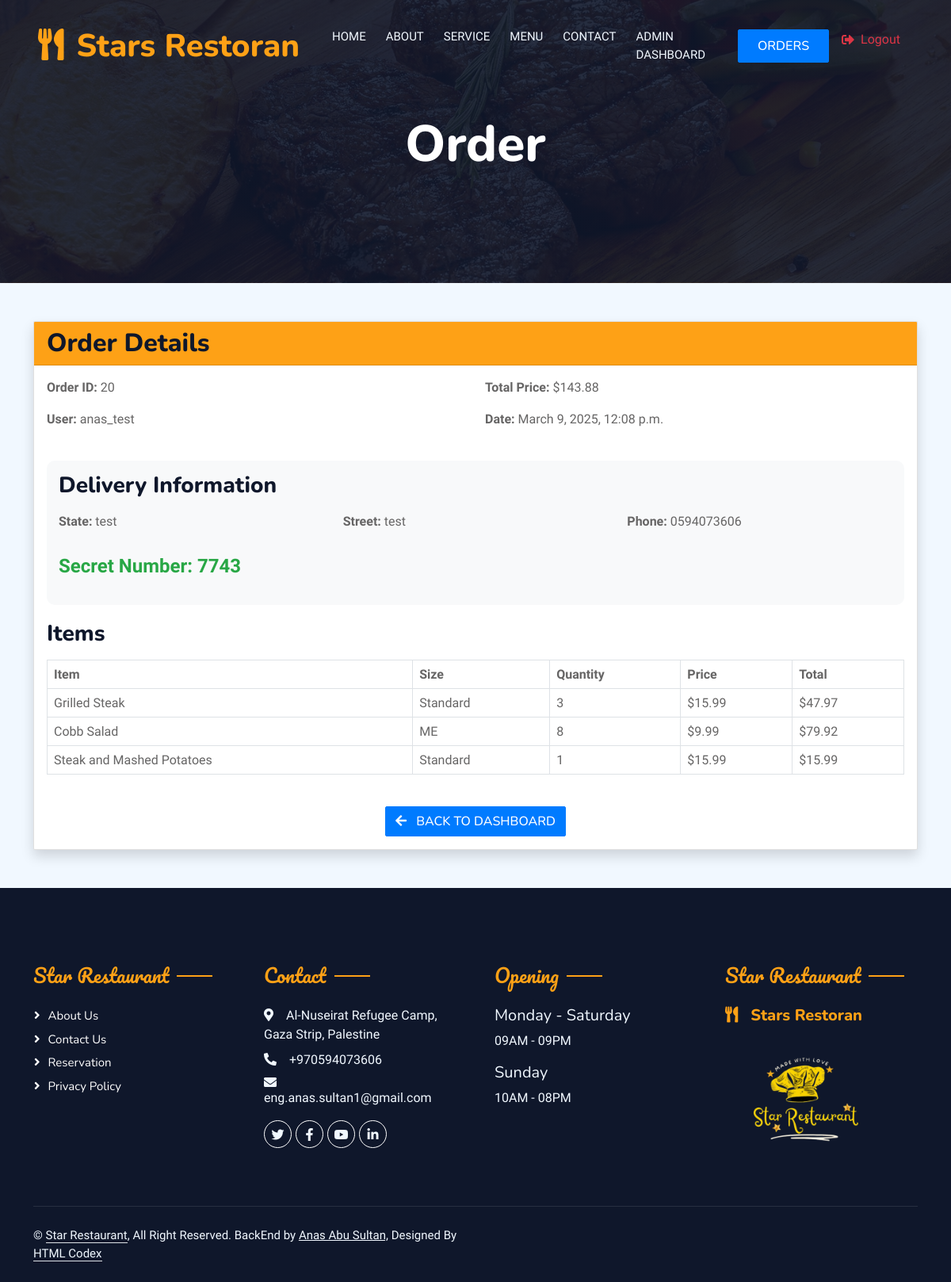
/view_order/20/ (signed in), run on the app's committed database.
### restaurant_app/models.py (models this page shows, shortened)
class Cart(models.Model):
    user = models.ForeignKey(User, on_delete=models.CASCADE, null=True, blank=True)
    created_at = models.DateTimeField(auto_now_add=True)
    updated_at = models.DateTimeField(auto_now=True)
    total_price = models.DecimalField(max_digits=10, decimal_places=2, default=0.0)
    state = models.CharField(max_length=100, blank=True,null=True)
    street = models.CharField(max_length=255, blank=True,null=True)
    phone = models.CharField(max_length=15, blank=True,null=True)
    secret_number = models.IntegerField()
    status = models.CharField(
        max_length=20,
        choices=[('active', 'Active'), ('completed', 'Completed')],
        default='active',
    )

class CartItem(models.Model):
    cart = models.ForeignKey(Cart, related_name="cart_items", on_delete=models.CASCADE)
    content_type = models.ForeignKey(ContentType, on_delete=models.CASCADE) #This stores the type of model (e.g., Drinks, Meals, etc.).
    object_id = models.PositiveIntegerField()
    food_item = GenericForeignKey("content_type", "object_id") # This creates a dynamic reference to any food model using content_type and object_id.
    size = models.CharField(max_length=2, choices=SizePriceMixin.Size.choices, blank=True, null=True)
    quantity = models.PositiveIntegerField(default=1)
    added_at = models.DateTimeField(auto_now_add=True)

class Food(models.Model):
    name = models.CharField(max_length=255,blank=False,default='food')
    price = models.DecimalField(max_digits=6, decimal_places=2,default=0.0)
    image = models.ImageField(upload_to=upload_to_dynamic,default='defa/defa.png')
    description = models.CharField(max_length=255,blank=False,default='description')
    class Meta:
        abstract = True

class Grills(Food):
        def __str__(self):
         return f"{self.name}"

class SizePriceMixin(models.Model):
    class Size(models.TextChoices):
        SMALL = 'SM', 'Small'
        MEDIUM = 'ME', 'Medium'
        LARGE = 'LA', 'Large'
    size = models.CharField(max_length=2, choices=Size.choices, default=Size.SMALL)
    small_price = models.DecimalField(max_digits=6, decimal_places=2, default=0.0)
    medium_price = models.DecimalField(max_digits=6, decimal_places=2, default=0.0)
    large_price = models.DecimalField(max_digits=6, decimal_places=2, default=0.0)
    class Meta:
        abstract = True
    def get_price_by_size(self, size):
        if size == self.Size.SMALL:
            return self.small_price
        elif size == self.Size.MEDIUM:
            return self.medium_price
        elif size == self.Size.LARGE:
            return self.large_price
        return self.small_price

class Salads(Food, SizePriceMixin):
    def __str__(self):
        return f"{self.name} - {self.get_price_by_size(self.size)}"

class Meals(Food):
    def __str__(self):
        return f"{self.name}"

class Rest_detail(models.Model):
    name = models.CharField(max_length=255,blank=False,default='restaurant')
    address = models.CharField(max_length=255,blank=False,default='address')
    phone_number = models.CharField(max_length=20,blank=False,default='phone_number')
    email = models.EmailField(max_length=255,blank=False,default='email')
    image = models.ImageField(upload_to='restaurant/',default='defa/defa.png')
    description1 = models.CharField(max_length=255,default='Enjoy OurDelicious Meal')
    description2 = models.CharField(max_length=1500,default='Tempor erat elitr rebum at clita. Diam dolor diam ipsum sit. Aliqu diam amet diam et eos. Clita erat ipsum et lorem et sit, sed stet lorem sit clita duo justo magna dolore erat amet')
    video_url = models.URLField(default='https://www.youtube.com/watch?v=LXNdRCjZt00&t=19s')
    background_image_url = models.ImageField(upload_to='restaurant/backgrounds/', default='defa/background.png')
    backend_url = models.URLField(default='https://anasabusultan.pythonanywhere.com/Anas-Abu-Sultan/')

### restaurant_app/views.py (the view)
# urls.py: path('view_order/<int:order_id>/', views.view_order, name='view_order'),
@staff_member_required
def view_order(request, order_id):
    rest_detail = Rest_detail.objects.first()
    order = get_object_or_404(Cart, id=order_id, status='completed')
    cart_items = CartItem.objects.filter(cart=order)
    name = request.user.first_name
    total_price = 0
    for item in cart_items:
        if item.food_item is None:
            continue
        item.has_price_by_size = hasattr(item.food_item, 'get_price_by_size') and item.size
        if item.has_price_by_size:
            item_price = item.food_item.get_price_by_size(item.size)  # Call method inside view
        else:
            item_price = item.food_item.price
        item.item_price = item_price
        item.total_price = item.quantity * item_price
        if isinstance(item.food_item, (Drinks, Salads)):
            item.display_size = item.size if item.size else "N/A"  # Show size if available
        else:
            item.display_size = "Standard"  # Default for other categories
        total_price += item.total_price
        context={
        'total_price':total_price,
        'order': order,
        'cart_items': cart_items,
        'total_price': total_price,
        'page_title': 'Order',
        'breadcrumb_section': 'Menu',
        'breadcrumb_active': 'Orders',
        'rest_detail': rest_detail,
        }
    return render(request, 'restaurant/view_order.html', context)

### restaurant_app/templates/restaurant/view_order.html (shortened to what this page needs)
{% extends 'admin_templates/base_admin.html' %}
{% block content %}
<div class="container mt-4">
    <div class="card shadow">
        <div class="card-header bg-primary text-white">
            <h2 class="mb-0">Order Details</h2>
        </div>
        <div class="card-body">
            <div class="row mb-4">
                <div class="col-md-6">
                    <p><strong>Order ID:</strong> {{ order.id }}</p>
                    <p><strong>User:</strong> {{ order.user.username }}</p>
                </div>
                <div class="col-md-6">
                    <p><strong>Total Price:</strong> ${{ total_price }}</p>
                    <p><strong>Date:</strong> {{ order.created_at }}</p>
                </div>
            </div>
            <div class="delivery-details">
                <h3 class="mb-3">Delivery Information</h3>
                <div class="row">
                    <div class="col-md-4">
                        <p><strong>State:</strong> {{ order.state }}</p>
                    </div>
                    <div class="col-md-4">
                        <p><strong>Street:</strong> {{ order.street }}</p>
                    </div>
                    <div class="col-md-4">
                        <p><strong>Phone:</strong> {{ order.phone }}</p>
                    </div>
                </div>
                <div class="row">
                    <div class="col-md-12">
                        <p class="secret-number">
                            <strong>Secret Number:</strong> {{ order.secret_number }}
                        </p>
                    </div>
                </div>
            </div>
            <h3 class="mb-3">Items</h3>
            <div class="table-responsive">
                <table class="table table-bordered table-hover">
                    <thead class="thead-light">
                        <tr>
                            <th>Item</th>
                            <th>Size</th>
                            <th>Quantity</th>
                            <th>Price</th>
                            <th>Total</th>
                        </tr>
                    </thead>
                    <tbody>
                        {% for item in cart_items %}
                        <tr>
                            <td>{{ item.food_item.name }}</td>
                            <td>{{ item.display_size }}</td>
                            <td>{{ item.quantity }}</td>
                            <td>${{ item.item_price }}</td>
                            <td>${{ item.total_price }}</td>
                        </tr>
                        {% endfor %}
                    </tbody>
                </table>
            </div>
            <div class="text-center mt-4">
                <a href="{% url 'restaurant_app:dashboard' %}" class="btn btn-primary">
                    <i class="fas fa-arrow-left me-2"></i> Back to Dashboard
                </a>
            </div>
        </div>
    </div>
</div>
{% endblock %}

### restaurant_app/templates/restaurant/footer.html (shortened to what this page needs)
<div class="container-fluid bg-dark text-light footer pt-5 mt-5 wow fadeIn" data-wow-delay="0.1s">
    <div class="container py-5">
        <div class="row g-5">
            <div class="col-lg-3 col-md-6">
                <h4 class="section-title ff-secondary text-start text-primary fw-normal mb-4">Star Restaurant</h4>
                <a class="btn btn-link" href="{% url 'restaurant_app:about'%}">About Us</a>
                <a class="btn btn-link" href="{% url 'restaurant_app:contact'%}">Contact Us</a>
                <a class="btn btn-link" href="">Reservation</a>
                <a class="btn btn-link" href="">Privacy Policy</a>
            </div>
            <div class="col-lg-3 col-md-6">
                <h4 class="section-title ff-secondary text-start text-primary fw-normal mb-4">Contact</h4>
                <p class="mb-2"><i class="fa fa-map-marker-alt me-3"></i>{{rest_detail.address}}</p>
                <p class="mb-2"><i class="fa fa-phone-alt me-3"></i>{{rest_detail.phone_number}}</p>
                <p class="mb-2"><i class="fa fa-envelope me-3"></i>{{rest_detail.email}}</p>
                <div class="d-flex pt-2">
                    <a class="btn btn-outline-light btn-social" href={{rest_detail.backend_url}}><i class="fab fa-twitter"></i></a>
                    <a class="btn btn-outline-light btn-social" href={{rest_detail.backend_url}}><i class="fab fa-facebook-f"></i></a>
                    <a class="btn btn-outline-light btn-social" href={{rest_detail.backend_url}}><i class="fab fa-youtube"></i></a>
                    <a class="btn btn-outline-light btn-social" href={{rest_detail.backend_url}}><i class="fab fa-linkedin-in"></i></a>
                </div>
            </div>
            <div class="col-lg-3 col-md-6">
                <h4 class="section-title ff-secondary text-start text-primary fw-normal mb-4">Opening</h4>
                <h5 class="text-light fw-normal">Monday - Saturday</h5>
                <p>09AM - 09PM</p>
                <h5 class="text-light fw-normal">Sunday</h5>
                <p>10AM - 08PM</p>
            </div>
            <div class="col-lg-3 col-md-6">
                <h4 class="section-title ff-secondary text-start text-primary fw-normal mb-4">Star Restaurant</h4>
                <h5 class="text-primary m-0"><i class="fa fa-utensils me-3"></i>Stars Restoran</h5>
                <img src="{{ rest_detail.image.url }}" alt="Logo" style="width: 200px; height: 180px; object-fit: cover; margin-right: 10px;">
            </div>
        </div>
    </div>
    <div class="container">
        <div class="copyright">
            <div class="row">
                <div class="col-md-6 text-center text-md-start mb-3 mb-md-0">
                    &copy; <a class="border-bottom" href="">Star Restaurant</a>, All Right Reserved.
                    BackEnd by <a href={{rest_detail.backend_url}}><u>Anas Abu Sultan,</u> </a> Designed By <a class="border-bottom" href="https://htmlcodex.com">HTML Codex</a>
                </div>
                <div class="col-md-6 text-center text-md-end">
                </div>
            </div>
        </div>
    </div>
</div>

### restaurant_app/static/css/style.css (style rules this page uses)
.ff-secondary { font-family: 'Pacifico', cursive; }
.btn { font-family: 'Nunito', sans-serif; font-weight: 500; text-transform: uppercase; transition: .5s; }
.btn.btn-primary, .btn.btn-secondary { color: #FFFFFF; }
.section-title { position: relative; display: inline-block; }
.section-title::before { position: absolute; content: ""; width: 45px; height: 2px; top: 50%; left: -55px; margin-top: -1px; background: var(--primary); }
.section-title::after { position: absolute; content: ""; width: 45px; height: 2px; top: 50%; right: -55px; margin-top: -1px; background: var(--primary); }
.section-title.text-start::before, .section-title.text-end::after { display: none; }
.footer .btn.btn-social { margin-right: 5px; width: 35px; height: 35px; display: flex; align-items: center; justify-content: center; color: var(--light); border: 1px solid #FFFFFF; border-radius: 35px; transition: .3s; }
.footer .btn.btn-link { display: block; margin-bottom: 5px; padding: 0; text-align: left; color: #FFFFFF; font-size: 15px; font-weight: normal; text-transform: capitalize; transition: .3s; }
.footer .btn.btn-link::before { position: relative; content: "\f105"; font-family: "Font Awesome 5 Free"; font-weight: 900; margin-right: 10px; }
.footer .copyright { padding: 25px 0; font-size: 15px; border-top: 1px solid rgba(256, 256, 256, .1); }
.footer .copyright a { color: var(--light); }

### restaurant_app/templates/restaurant/view_order.html (style rules this page uses)
.card-header { font-size: 1.5rem; font-weight: bold; }
.btn-primary { background-color: #007bff; border-color: #007bff; }
.delivery-details { background-color: #f8f9fa; padding: 15px; border-radius: 10px; margin-bottom: 20px; }
.secret-number { font-size: 1.5rem; font-weight: bold; color: #28a745; margin-top: 10px; }

### data on the page
Cart: id "20", user.username "anas_test", created_at "March 9, 2025, 12:08 p.m.", state "test", street "test", phone "0594073606", secret_number "7743"
CartItem: food_item.name "Grilled Steak", display_size "Standard", quantity "3", item_price "15.99", total_price "47.97"
CartItem: food_item.name "Cobb Salad", display_size "ME", quantity "8", item_price "9.99", total_price "79.92"
CartItem: food_item.name "Steak and Mashed Potatoes", display_size "Standard", quantity "1", item_price "15.99", total_price "15.99"
Rest_detail: address "Al-Nuseirat Refugee Camp, Gaza Strip, Palestine", phone_number "+970594073606", email "eng.anas.sultan1@gmail.com", image (picture)

### other printed values
{{ page_title }} "Order"
{{ total_price }} "143.88"
